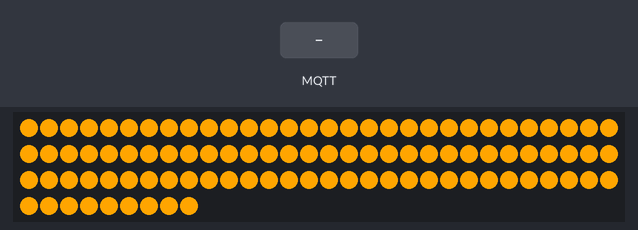
The program below on a simulated ESP8266 (NodeMCU). Parts: 99 RGB LEDs in strip order, left to right, continuing on the next row. Inputs (shaded band) come from the test bench. WiFi joins after 1.5 s; servers stay silent unless stated; no MQTT or app messages arrive unless stated; what the program prints to the serial monitor is not drawn.

Above: at 0.1 s.
At 1.53 s:
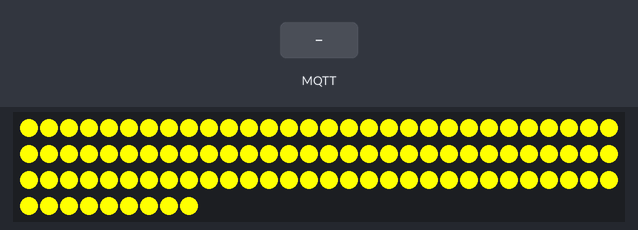
At 2.7 s:
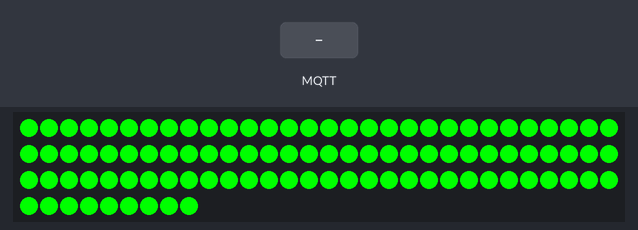
2.8 s: MQTT message "on" arrives on the first subscribed topic
Timing chart, 0 to 5.8 s (numbered marks = the images above; inputs shaded):
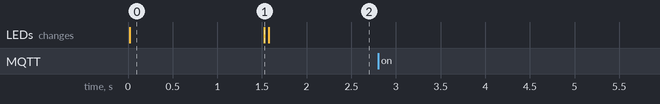

The program:

main.cpp
```cpp
#define deviceType 31

#define WS2812 0
#define SK6812 1

#if deviceType == 1
#define ledDeviceId "kuechentheke"
#define ledDeviceType SK6812
#define totalPixelCount 118
#endif
#if deviceType == 2
#define ledDeviceId "alkohololregal-oben"
#define ledDeviceType WS2812
#define totalPixelCount 55
#endif
#if deviceType == 3
#define ledDeviceId "alkoholregal-unten"
#define ledDeviceType WS2812
#define totalPixelCount 55
#endif
#if deviceType == 4
#define ledDeviceId "flurtisch"
#define ledDeviceType WS2812
#define totalPixelCount 48
#endif
#if deviceType == 5
#define ledDeviceId "saufschild"
#define ledDeviceType SK6812
#define totalPixelCount 102
#endif
#if deviceType == 6
#define ledDeviceId "miniregal"
#define ledDeviceType WS2812
#define totalPixelCount 8
#endif
#if deviceType == 7
#define ledDeviceId "teststreifen"
#define ledDeviceType WS2812
#define totalPixelCount 10
#endif

#if deviceType == 21
#define ledDeviceId "dorfladen-s-oben"
#define ledDeviceType WS2812
#define totalPixelCount 60
#endif
#if deviceType == 22
#define ledDeviceId "dorfladen-s-unten"
#define ledDeviceType WS2812
#define totalPixelCount 60
#endif
#if deviceType == 23
#define ledDeviceId "dorfladen-g-oben"
#define ledDeviceType WS2812
#define totalPixelCount 60
#endif
#if deviceType == 24
#define ledDeviceId "dorfladen-g-unten"
#define ledDeviceType WS2812
#define totalPixelCount 60
#endif

#if deviceType == 31
#define ledDeviceId "adventskalender"
#define ledDeviceType WS2812
#define totalPixelCount 99
#endif

#include <ESP8266WiFi.h>
#include <WiFiUdp.h>
#include <PubSubClient.h> // by Nick
#include <ArduinoQueue.h> // by Einar
#include <NeoPixelBus.h>  // by Makuna

typedef struct
{
  byte r;
  byte g;
  byte b;
  byte w;
} Color;

typedef struct
{
  unsigned long t;
  Color colorArray[totalPixelCount];
} Keyframe;

// WiFi configuration
const char *ssid = "Nuss";
const char *password = "NattoSukiDesuKa?";

// MQTT configuration
const char *mqttHost = "server.glowdragon.de";
const int mqttPort = 1883;
const char *mqttUsername = "strobo:strobo";
const char *mqttPassword = "1234Code";
const char *newDeviceQueue = "device-connecting";
const char *pingQueue = "device-health";
const char *debugQueue = "device-log";

// Communication
WiFiClient wifiClient;
PubSubClient client(wifiClient);
unsigned long nextPingTime;
bool connectedOnce;

// Time
unsigned long currentTime = 0;
unsigned long connectedTime = 0;
unsigned long timeSinceReset = 0;

// Queue
ArduinoQueue<Keyframe> queue(20000);
Keyframe nextKeyframe;
unsigned long nextKeyframeTime = 0;
bool consumeNextKeyframe = true;

// Debugging
unsigned long nextDebugMessageTime;

// LEDs
#if ledDeviceType == SK6812
NeoPixelBus<NeoGrbwFeature, NeoEsp8266Dma800KbpsMethod> strip(totalPixelCount);
#endif
#if ledDeviceType == WS2812
NeoPixelBus<NeoGrbFeature, NeoEsp8266Dma800KbpsMethod> strip = NeoPixelBus<NeoGrbFeature, NeoEsp8266Dma800KbpsMethod>(totalPixelCount);
#endif
unsigned long lastStripUpdateTime;

// Temp variables (for efficiency)
Color temp_color;

// Function prototypes
void setupWifi();
void handleCommunication();
void handleQueue();
void handleDebugging();
void onMessageReceive(char *topic, byte *message, unsigned int length);
void connectMessageBroker();
void connectToMaster();
void pingMaster();
void printFreeHeap();
void sendDebugMessage(String message, bool online);
void resetQueue();
void setAllLEDs(int r, int g, int b);
void setStatusLEDs(int r, int g, int b);

void setup()
{
  Serial.begin(115200);

  strip.Begin();
  setAllLEDs(0, 0, 0);
  setStatusLEDs(255, 255, 255);

  setupWifi();

  client.setServer(mqttHost, mqttPort);
  client.setCallback(onMessageReceive);
  client.setBufferSize(128 + totalPixelCount * 4);
}

void loop()
{
  currentTime = millis();
  timeSinceReset = currentTime - connectedTime;

  handleCommunication();
  handleQueue();
  // handleDebugging();
}

void handleCommunication()
{
  if (currentTime >= nextPingTime)
  {
    pingMaster();
    nextPingTime = currentTime + 1000;
  }

  if (!client.connected())
  {
    connectMessageBroker();
  }
  client.loop();
}

void handleQueue()
{
  if (consumeNextKeyframe)
  {
    if (queue.itemCount() == 0)
    {
      return;
    }
    nextKeyframe = queue.dequeue();
    nextKeyframeTime = nextKeyframe.t;
    consumeNextKeyframe = false;
  }

  if (timeSinceReset >= nextKeyframeTime && lastStripUpdateTime < currentTime - 33)
  {
    for (int pixel = 0; pixel < totalPixelCount; pixel++)
    {
      temp_color = nextKeyframe.colorArray[pixel];
#if ledDeviceType == SK6812
      strip.SetPixelColor(pixel, RgbwColor(temp_color.r, temp_color.g, temp_color.b, temp_color.w));
#endif
#if ledDeviceType == WS2812
      strip.SetPixelColor(pixel, RgbColor(temp_color.r, temp_color.g, temp_color.b));
#endif
    }
    strip.Show();
    lastStripUpdateTime = currentTime;

    consumeNextKeyframe = true;
  }
}

void handleDebugging()
{
  if (currentTime >= nextDebugMessageTime)
  {
    nextDebugMessageTime = currentTime + 1000;

    Serial.print("[Info] Time: ");
    Serial.print(currentTime);
    Serial.print(", Time since reset: ");
    Serial.print(timeSinceReset);
    Serial.print(", Next frame: ");
    Serial.print(nextKeyframeTime);
    Serial.print(", Queue: ");
    Serial.print(queue.itemCount());
    Serial.print(", ");
    printFreeHeap();
    Serial.println("");
  }
}

void onMessageReceive(char *topic, byte *message, unsigned int length)
{
  if (length == 1)
  {
    connectToMaster();
    return;
  }

  Keyframe keyframe;

  keyframe.t = 0;
  keyframe.t += message[0] << 24;
  keyframe.t += message[1] << 16;
  keyframe.t += message[2] << 8;
  keyframe.t += message[3];

  if (keyframe.t < timeSinceReset - 1000)
  {
    sendDebugMessage("Rejected keyframe because it's too old", false);
    return;
  }

  if (keyframe.t > timeSinceReset + 2000)
  {
    sendDebugMessage("Rejected keyframe because it's scheduled to far in the future", false);
    return;
  }

  for (int pixel = 0; pixel < totalPixelCount; pixel++)
  {
    keyframe.colorArray[pixel] = {
        message[4 + 4 * pixel],
        message[4 + 4 * pixel + 1],
        message[4 + 4 * pixel + 2],
        message[4 + 4 * pixel + 3]};
  }

  queue.enqueue(keyframe);
}

void connectMessageBroker()
{
  while (!client.connected())
  {
    Serial.println("[MQTT] Connecting to message broker...");
    // Attempt to connect
    if (client.connect(ledDeviceId, mqttUsername, mqttPassword))
    {
      Serial.println("[MQTT] Successfully connected.");
      setStatusLEDs(0, 255, 0);
      client.subscribe(ledDeviceId);
      resetQueue();
      connectToMaster();
    }
    else
    {
      Serial.print("[MQTT] Failed connecting (rc=");
      Serial.print(client.state());
      Serial.println("), trying again in 3 seconds.");
      setStatusLEDs(255, 0, 0);
      delay(3000);
    }
  }

  if (!connectedOnce)
  {
    connectedOnce = true;
  }
  else
  {
    sendDebugMessage("Had to reconnect to AMQP", true);
  }
}

void connectToMaster()
{
  String deviceInfoJson;
  deviceInfoJson += "{\"id\": \"";
  deviceInfoJson += ledDeviceId;
  deviceInfoJson += "\", \"type\": ";
  deviceInfoJson += ledDeviceType;
  deviceInfoJson += ", \"ledCount\": ";
  deviceInfoJson += totalPixelCount;
  deviceInfoJson += "}";
  client.publish(newDeviceQueue, deviceInfoJson.c_str());

  connectedTime = millis();
}

void pingMaster()
{
  String json;
  json += "{\"ledDeviceId\": \"";
  json += ledDeviceId;
  json += "\"}";
  client.publish(pingQueue, json.c_str());
}

void setupWifi()
{
  delay(10);

  Serial.println();
  Serial.print("[WiFi] Connecting to ");
  Serial.println(ssid);
  Serial.print("[WiFi] ");

  setStatusLEDs(255, 165, 0);

  WiFi.begin(ssid, password);

  while (WiFi.status() != WL_CONNECTED)
  {
    delay(500);
    Serial.print(".");
  }

  Serial.println("");
  Serial.print("[WiFi] WiFi connected (IP: ");
  Serial.print(WiFi.localIP());
  Serial.println(")");
  setStatusLEDs(255, 255, 0);
}

void printFreeHeap()
{
  long fh = ESP.getFreeHeap();
  char fhc[20];
  ltoa(fh, fhc, 10);
  String freeHeap = String(fhc);
  Serial.print("Free RAM: ");
  Serial.print(freeHeap);
  Serial.print(" B");
}

void sendDebugMessage(String message, bool online)
{
  Serial.println(message);
  if (online)
  {
    client.publish(debugQueue, message.c_str());
  }
}

void resetQueue()
{
  while (!queue.isEmpty())
  {
    queue.dequeue();
  }
  consumeNextKeyframe = true;
}

void setAllLEDs(int r, int g, int b)
{
  for (int pixel = 0; pixel < totalPixelCount; pixel++)
  {
#if ledDeviceType == SK6812
    strip.SetPixelColor(pixel, RgbwColor(r, g, b, 0));
#endif
#if ledDeviceType == WS2812
    strip.SetPixelColor(pixel, RgbColor(r, g, b));
#endif
  }
  strip.Show();
}

void setStatusLEDs(int r, int g, int b)
{
  /*#if ledDeviceType == SK6812
      strip.SetPixelColor(0, RgbwColor(r, g, b, 0));
      strip.SetPixelColor(totalPixelCount - 1, RgbwColor(r, g, b, 0));
  #endif
  #if ledDeviceType == WS2812
      strip.SetPixelColor(0, RgbColor(r, g, b));
      strip.SetPixelColor(totalPixelCount - 1, RgbColor(r, g, b));
  #endif
    strip.Show();*/
  for (int pixel = 0; pixel < totalPixelCount; pixel++)
  {
#if ledDeviceType == SK6812
    strip.SetPixelColor(pixel, RgbwColor(r, g, b, 0));
#endif
#if ledDeviceType == WS2812
    strip.SetPixelColor(pixel, RgbColor(r, g, b));
#endif
  }
  strip.Show();
}
```

Measured:
- after the input at 2.8 s, every drawn part: stays the same
- what the display in image 0 shows lasts 1.5 s, from 0.0 s to 1.5 s
